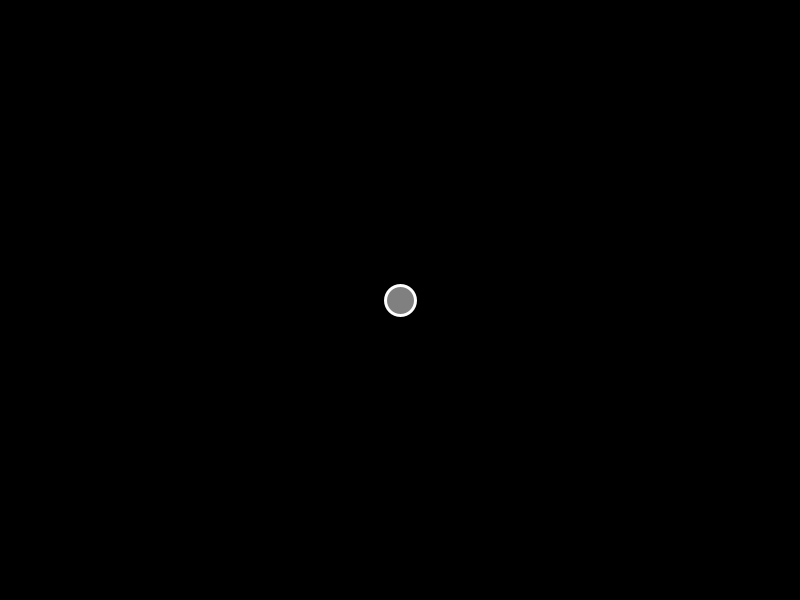
Frame 1 (no input)
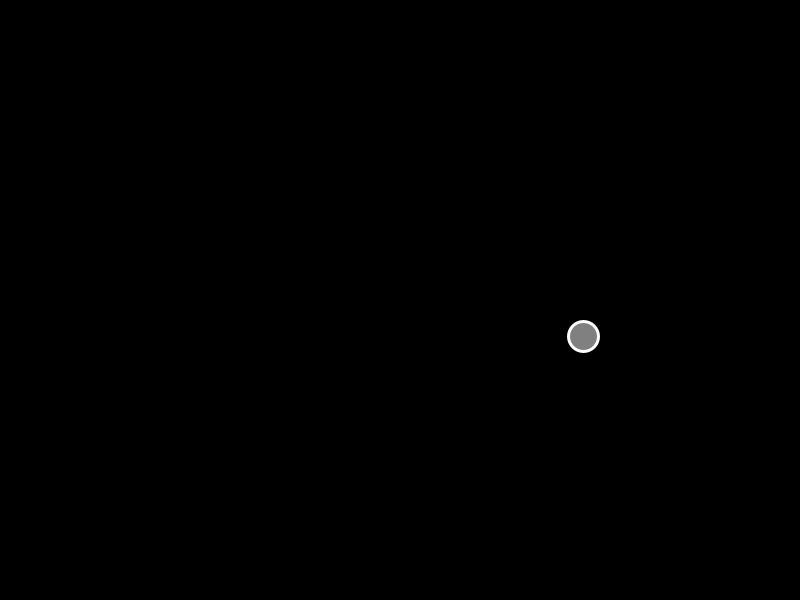
Frame 60 (the mouse pressed at the canvas centre just before this capture)
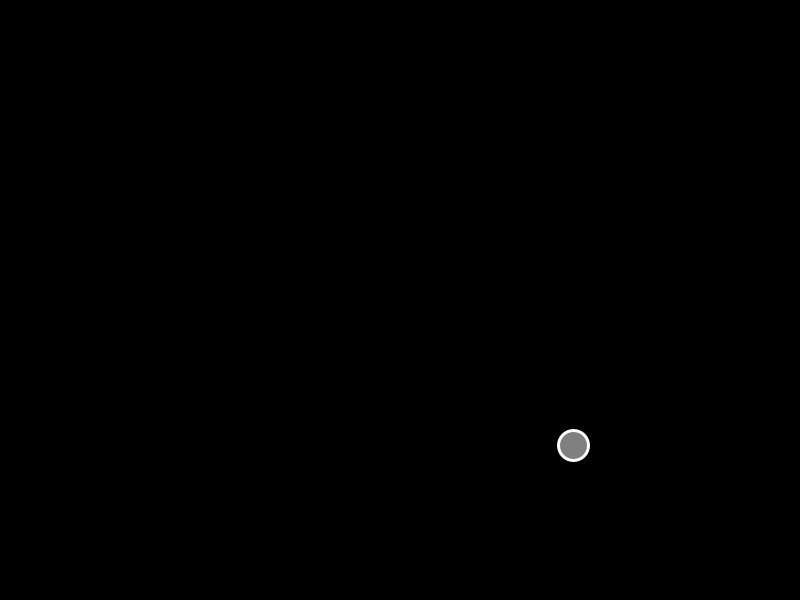
Frame 120 (the mouse held since frame 60 and released just before this capture)

The Processing sketch that drew these frames (run headless with seeded random() and noise(); from frame 60 on, the mouse is pressed at the canvas centre):

// Processing sketch: fuerzas1
// ── fuerzas1.pde
Bola b;

void setup() {
  size(800, 600);
  b = new Bola(width / 2, height / 2);
}

void draw() {
  background(0);
  PVector fuerza = new PVector(0.1, 0.02);
  b.aplicarFuerza(fuerza);
  b.actualizar();
  b.bordes();
  b.dibujar();
}
// ── Bola.pde
public class Bola {
  private PVector posicion;
  private PVector velocidad;
  private PVector aceleracion;
  public Bola(float x, float y) {
    posicion = new PVector(x, y);
    velocidad = new PVector(0, 0);
    aceleracion = new PVector(0, 0);
  }
  public void dibujar() {
    stroke(255);
    fill(128);
    strokeWeight(3);
    ellipse(posicion.x, posicion.y, 30, 30);
  }
  public void bordes() {
    if (posicion.x < 0 || posicion.x > width) {
      velocidad.x *= -1;
      posicion.x = constrain(posicion.x, 0, width);
    }
    if (posicion.y < 0 || posicion.y > height) {
      velocidad.y *= -1;
      posicion.y = constrain(posicion.y, 0, width);
    }
  }
  public void actualizar() {
    velocidad.add(aceleracion);
    posicion.add(velocidad);
    aceleracion.mult(0);
  }
  public void aplicarFuerza(PVector fuerza) {
    aceleracion = fuerza;
  }
}
